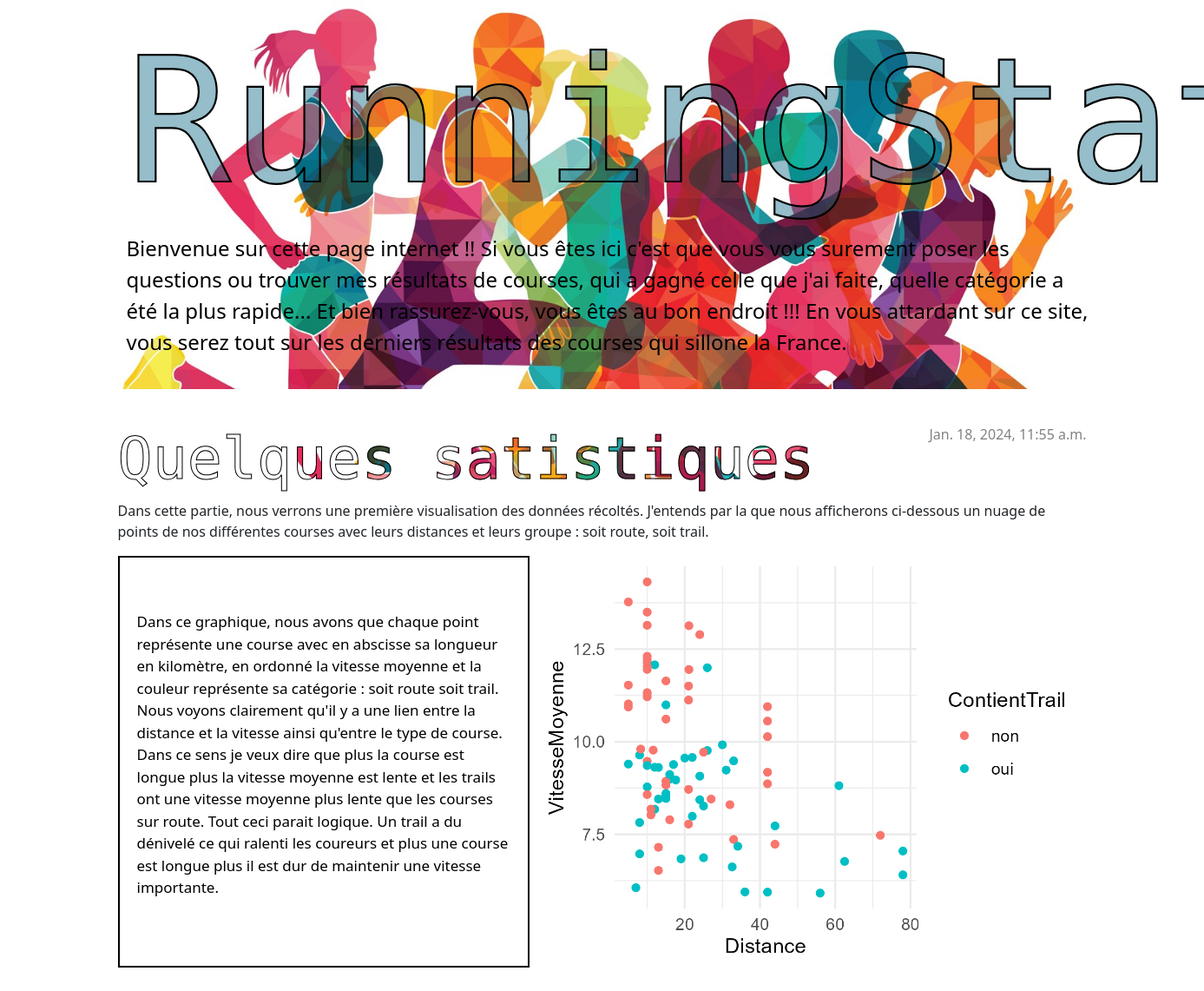
/post/5/, run on the app's committed database.
### blog/models.py (models this page shows, shortened)
class Post(models.Model):
    author = models.ForeignKey(settings.AUTH_USER_MODEL, on_delete=models.CASCADE)
    title = models.CharField(max_length=200)
    text = models.TextField()
    created_date = models.DateTimeField(default=timezone.now)
    published_date = models.DateTimeField(blank=True, null=True)
    image = models.ImageField(upload_to='post_images/', blank=True, null=True)
    description = models.TextField(blank=True, null=True)

### blog/views.py (the view)
# urls.py: path('post/<int:pk>/', views.post_detail, name='post_detail'),
def post_detail(request, pk):
    post = get_object_or_404(Post, pk=pk)
    return render(request, 'blog/post_detail.html', {'post': post})

### blog/templates/blog/post_detail.html
{% extends 'blog/base.html' %}
{% block content %}
    <article class="post">
        {% if post.published_date %}
            <time class="date">
                {{ post.published_date }}
            </time>
        {% endif %}
        <h2>{{ post.title }}</h2>
        <p>{{ post.text|linebreaksbr }}</p>
        <div class="post-content">
            <div class="title-banner">
                <p class="vertical-text">{{ post.description }}</p>
            </div>
            <div class="image-container">
                {% if post.image %}
                    <img src="{{ post.image.url }}" alt="Image du post" width="800" height="450">
                {% endif %}
            </div>
        </div>
    </article>
{% endblock %}

### blog/static/css/blog.css (style rules this page uses)
.date { color: #828282; }
.post { margin-bottom: 70px; }
h2, h3, h4 { font-family: 'Libre Barcode 39 Text', system-ui; background-clip: text; background-image: url('affiche.jpg'); background-size: cover; background-position: 50% 50%; color: transparent; -webkit-text-fill-color: transparent; font-size: 50pt; -webkit-text-stroke-width: 1px; -webkit-text-stroke-color: #000000; }
.post > .date, .post > .actions { float: right; }
.post-content { display: flex; }
.title-banner { width: 600px; background-color: #ffffff00; display: flex; justify-content: center; align-items: center; border: 2px solid black; }
.vertical-text { color: #000000; font-size: 17px; padding: 10px; width: calc(100% - 20px); }
.image-container { flex-grow: 1; padding-left: 10px; }
.image-container img { max-width: 100%; height: auto; }

### data on the page
Post: published_date "Jan. 18, 2024, 11:55 a.m.", text "Dans cette partie, nous verrons une première visualisation des données récoltés. J'entends par la que nous afficherons ci-dessous un nuage de points de nos différentes courses avec leurs distances et leurs groupe : soit route, soit trail.", description "Dans ce graphique, nous avons que chaque point représente une course avec en abscisse sa longueur en kilomètre, en ordonné la vitesse moyenne et la couleur représente sa catégorie : soit route soit trail. Nous voyons clairement qu'il y a une lien entre la distance et la vitesse ainsi qu'entre le type de course. Dans ce sens je veux dire que plus la course est longue plus la vitesse moyenne est lente et les trails ont une vitesse moyenne plus lente que les courses sur route. Tout ceci parait logique. Un trail a du dénivelé ce qui ralenti les coureurs et plus une course est longue plus il est dur de maintenir une vitesse importante.", image (picture)
